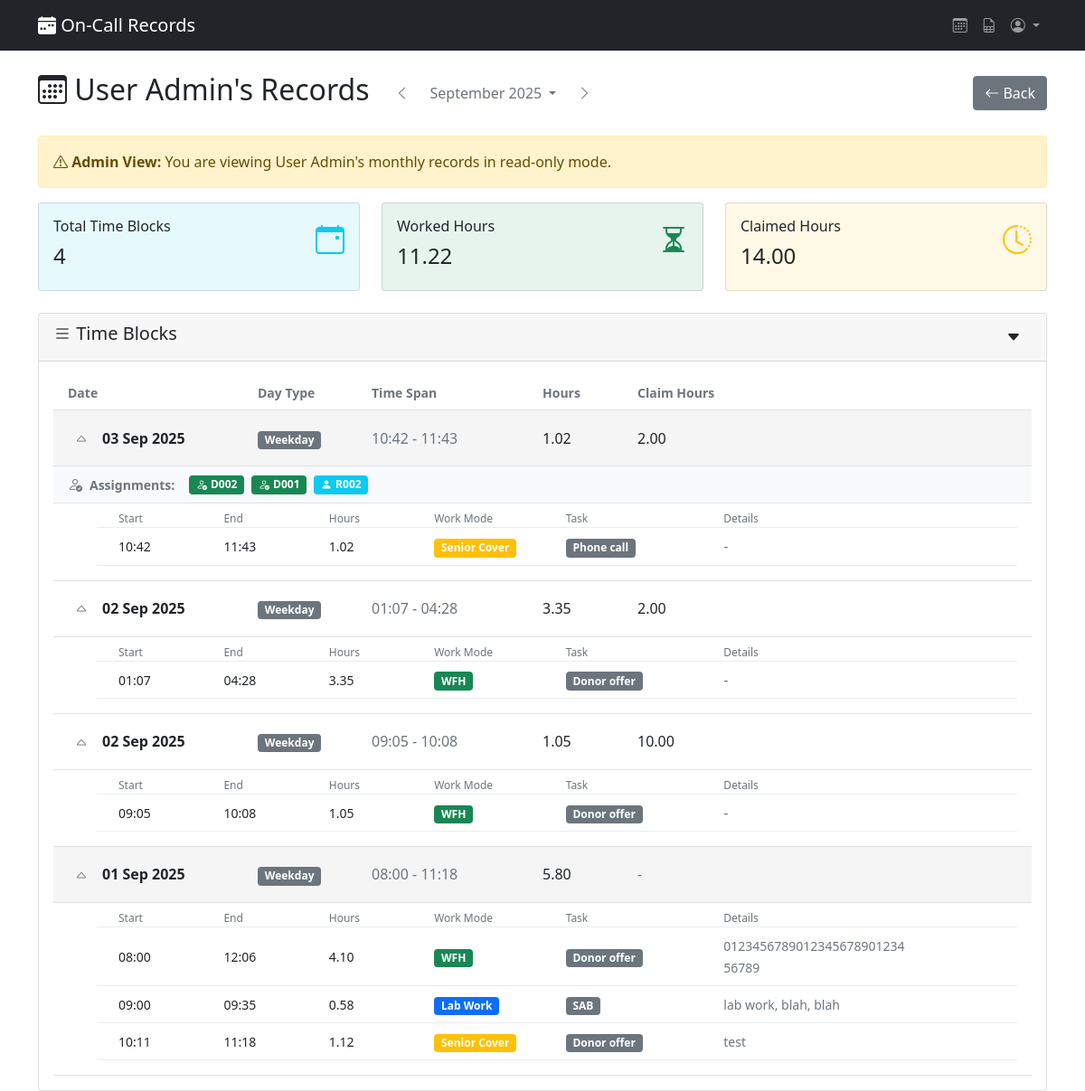
Page /staff/user/1/ (signed in) on the committed database.
### records/models.py (models this page shows, shortened)
class OnCallStaff(models.Model):
    assignment_id = models.CharField(max_length=50, unique=True)
    user = models.OneToOneField(User, on_delete=models.CASCADE)

class TimeBlock(models.Model):
    staff = models.ForeignKey(OnCallStaff, on_delete=models.CASCADE)
    date = models.DateField()
    day_type = models.ForeignKey(DayType, on_delete=models.CASCADE, null=True, blank=True)
    claim = models.DecimalField(max_digits=5, decimal_places=2, null=True, blank=True, help_text="Total claim hours for this block")
    created = models.DateTimeField(default=timezone.now)
    last_modified = models.DateTimeField(auto_now=True)
    class Meta:
        pass

class DayType(models.Model):
    BOOTSTRAP_COLORS = [
        ('primary', 'Primary (Blue)'),
        ('secondary', 'Secondary (Gray)'),
        ('success', 'Success (Green)'),
        ('danger', 'Danger (Red)'),
        ('warning', 'Warning (Yellow)'),
        ('info', 'Info (Cyan)'),
        ('light', 'Light'),
        ('dark', 'Dark'),
    ]
    name = models.CharField(max_length=50, unique=True)
    color = models.CharField(max_length=20, choices=BOOTSTRAP_COLORS, default='info')

class TimeEntry(models.Model):
    block = models.ForeignKey(TimeBlock, on_delete=models.CASCADE, related_name='time_entries')
    time_started = models.TimeField()
    time_ended = models.TimeField()
    task = models.ForeignKey(Task, on_delete=models.CASCADE)
    detail = models.ForeignKey(Detail, on_delete=models.SET_NULL, null=True, blank=True)
    work_mode = models.ForeignKey(WorkMode, on_delete=models.CASCADE)
    created = models.DateTimeField(default=timezone.now)
    last_modified = models.DateTimeField(auto_now=True)
    @property
    def hours(self):
        start = datetime.combine(self.block.date, self.time_started)
        end = datetime.combine(self.block.date, self.time_ended)
        if self.time_ended <= self.time_started:
            end += timedelta(days=1)
        duration = end - start
        return round(duration.total_seconds() / 3600, 2)

class Assignment(models.Model):
    ENTITY_TYPES = [
        ('donor', 'Donor'),
        ('recipient', 'Recipient'),
        ('lab_task', 'Lab Task'),
    ]
    block = models.ForeignKey(TimeBlock, on_delete=models.CASCADE, related_name='assignments')
    entity_type = models.CharField(max_length=20, choices=ENTITY_TYPES)
    entity_id = models.CharField(max_length=50, help_text="ID of the assigned entity")
    notes = models.TextField(blank=True, help_text="Notes about this assignment during this block")
    color = models.CharField(max_length=20, default='primary', help_text="Bootstrap color for the assignment badge")
    icon = models.CharField(max_length=50, default='bi-person-fill', help_text='Bootstrap icon class')
    created = models.DateTimeField(default=timezone.now)
    class Meta:
        unique_together = ['block', 'entity_type', 'entity_id']
        verbose_name = "Assignment"
        verbose_name_plural = "Assignments"
    def get_assignment_type_config(self):
        return ASSIGNMENT_TYPE_CONFIG.get(self.entity_type, {})
    @property
    def display_color(self):
        config = self.get_assignment_type_config()
        return config.get('color', self.color)
    @property
    def display_icon(self):
        config = self.get_assignment_type_config()
        return config.get('icon', self.icon)

class WorkMode(models.Model):
    BOOTSTRAP_COLORS = [
        ('primary', 'Primary (Blue)'),
        ('secondary', 'Secondary (Gray)'),
        ('success', 'Success (Green)'),
        ('danger', 'Danger (Red)'),
        ('warning', 'Warning (Yellow)'),
        ('info', 'Info (Cyan)'),
        ('light', 'Light'),
        ('dark', 'Dark'),
    ]
    name = models.CharField(max_length=50, unique=True)
    color = models.CharField(max_length=20, choices=BOOTSTRAP_COLORS, default='primary')

class Task(models.Model):
    BOOTSTRAP_COLORS = [
        ('primary', 'Primary (Blue)'),
        ('secondary', 'Secondary (Gray)'),
        ('success', 'Success (Green)'),
        ('danger', 'Danger (Red)'),
        ('warning', 'Warning (Yellow)'),
        ('info', 'Info (Cyan)'),
        ('light', 'Light'),
        ('dark', 'Dark'),
    ]
    name = models.CharField(max_length=100, unique=True)
    color = models.CharField(max_length=20, choices=BOOTSTRAP_COLORS, default='secondary')

class Detail(models.Model):
    text = models.TextField()

### records/views.py (the view)
# urls.py: path('staff/user/<int:user_id>/', views.admin_user_dashboard, name='admin_user_dashboard'),
@require_staff_permission
def admin_user_dashboard(request, user_id):
    staff = get_object_or_404(OnCallStaff, user_id=user_id)
    month, year = get_safe_month_year_from_request(request)
    current_month_start, next_month_start = get_month_date_range(year, month)
    blocks = TimeBlock.objects.filter(
        staff=staff,
        date__gte=current_month_start,
        date__lt=next_month_start
    ).prefetch_related('time_entries__task', 'time_entries__work_mode').order_by('-date')
    for block in blocks:
        block.calculated_hours = sum(entry.hours for entry in block.time_entries.all())
    total_hours = sum(
        sum(entry.hours for entry in block.time_entries.all())
        for block in blocks
    )
    total_claims = sum(
        block.claim for block in blocks if block.claim
    )
    month_context = build_month_context(month, year)
    context = {
        'staff': staff,
        'blocks': blocks,
        'total_hours': total_hours,
        'total_claims': total_claims,
        'is_admin_view': True,
        **month_context,  # Merge month navigation context
    }
    return render(request, 'records/admin_user_dashboard.html', context)

### records/templates/records/admin_user_dashboard.html (shortened to what this page needs)
{% extends 'records/base.html' %}
{% block content %}
<div class="row">
    <div class="col-lg-12">
        <div class="d-flex justify-content-between align-items-center mb-4">
            <div class="d-flex align-items-center">
                <h2><i class="bi-calendar3"></i> {{ staff.user.get_full_name|default:staff.user.username }}'s Records</h2>
                <div class="ms-3">
                    {% include 'records/partials/month_selector.html' %}
                </div>
            </div>
            <a href="javascript:history.back()" class="btn btn-secondary">
                <i class="bi bi-arrow-left"></i> Back
            </a>
        </div>
    </div>
</div>
<div class="alert alert-warning" role="alert">
    <i class="bi bi-exclamation-triangle"></i> <strong>Admin View:</strong> You are viewing {{ staff.user.get_full_name|default:staff.user.username }}'s monthly records in read-only mode.
</div>
{% include 'records/partials/stats_cards.html' %}
{% with is_admin_view=True %}
    {% include 'records/partials/blocks_table.html' %}
{% endwith %}
{% endblock content %}

### records/templates/records/partials/blocks_table.html (shortened to what this page needs)
<div class="card">
    <div class="card-header d-flex justify-content-between align-items-center">
        <h5>
            <i class="bi bi-list"></i> Time Blocks
        </h5>
        <div class="d-flex align-items-center">
            {% if blocks %}
                <button id="toggleAllBlocks"
                        class="btn btn-outline-dark border-0 {% if not is_admin_view and is_current_month %}ms-2{% endif %}"
                        data-bs-toggle="tooltip"
                        title="Expand all blocks">
                    <i class="bi bi-caret-down-fill"></i>
                </button>
            {% endif %}
        </div>
    </div>
    <div class="card-body">
        {% if blocks %}
            <div class="blocks-header d-none d-md-flex align-items-center py-2 px-3 border-bottom text-muted small fw-bold">
                <div style="width: 20%;">Date</div>
                <div style="width: 12%;">Day Type</div>
                <div style="width: 18%;">Time Span</div>
                <div style="width: 10%;">Hours</div>
                <div style="width: 12%;">Claim Hours</div>
            </div>
            <div class="blocks-container">
                {% regroup blocks by date as date_groups %}
                {% for date_group in date_groups %}
                    {% for block in date_group.list %}
                        <div class="block-item border-bottom">
                            <div class="block-header d-flex align-items-center py-3 px-3 border-bottom"
                                 style="background-color: {% if forloop.parentloop.counter0|divisibleby:2 %}#f5f5f5{% else %}transparent{% endif %}">
                                <div style="width: 20%;" class="d-flex align-items-center">
                                    <button class="btn btn-sm btn-outline-secondary border-0 me-2"
                                            type="button"
                                            data-bs-toggle="collapse"
                                            data-bs-target="#block-{{ block.id }}"
                                            aria-expanded="true">
                                        <i class="bi bi-caret-up"></i>
                                    </button>
                                    <span class="fw-bold">{{ block.date|date:"d M Y" }}</span>
                                </div>
                                <div style="width: 12%;">
                                    <span class="badge bg-{{ block.day_type.color }}">{{ block.day_type.name }}</span>
                                </div>
                                <div style="width: 18%;">
                                    {% if block.time_entries.all %}
                                        {% with first_entry=block.time_entries.first last_entry=block.time_entries.last %}
                                            <span class="text-muted">{{ first_entry.time_started|time:"H:i" }} - {{ last_entry.time_ended|time:"H:i" }}</span>
                                        {% endwith %}
                                    {% else %}
                                        <span class="text-muted">-</span>
                                    {% endif %}
                                </div>
                                <div style="width: 10%;">
                                    <span class="fw-medium">{{ block.calculated_hours|floatformat:2 }}</span>
                                </div>
                                <div style="width: 12%;">
                                    {% if block.claim %}
                                        <span class="fw-medium">{{ block.claim|floatformat:2 }}</span>
                                    {% else %}
                                        <span class="text-muted">-</span>
                                    {% endif %}
                                </div>
                            </div>
                            {% if block.assignments.all %}
                                <div class="assignments-section border-bottom"
                                     style="background-color: {% if forloop.parentloop.counter0|divisibleby:2 %}#f8f9fa{% else %}#ffffff{% endif %};">
                                    <div class="assignments-container d-flex align-items-center py-2 px-3">
                                        <div class="d-flex align-items-center">
                                            <i class="bi bi-person-check text-muted me-2"></i>
                                            <strong class="small text-muted me-3">Assignments:</strong>
                                            {% for assignment in block.assignments.all %}
                                                <span class="badge bg-{{ assignment.display_color }} me-2 d-flex align-items-center">
                                                    <i class="{{ assignment.display_icon }} me-1"></i>
                                                    {{ assignment.entity_id }}
                                                </span>
                                            {% endfor %}
                                        </div>
                                    </div>
                                </div>
                            {% endif %}
                            <div class="collapse show" id="block-{{ block.id }}">
                                {% if block.time_entries.all %}
                                    <div class="time-entries-container px-3 pb-3">
                                        <div class="time-entries-header d-none d-md-flex align-items-center pt-2 px-4 text-muted small"
                                             style="font-size: 0.75rem;
                                                    border-bottom: 1px solid #e9ecef;
                                                    margin-left: 2rem">
                                            <div style="width: 12%;">Start</div>
                                            <div style="width: 12%;">End</div>
                                            <div style="width: 12%;">Hours</div>
                                            <div style="width: 15%;">Work Mode</div>
                                            <div style="width: 18%;">Task</div>
                                            <div style="width: 21%;">Details</div>
                                        </div>
                                        {% for entry in block.time_entries.all %}
                                            <div class="time-entry d-flex align-items-center py-2 px-4 border-bottom"
                                                 style="margin-left: 2rem;
                                                        border-bottom: 1px solid #e9ecef !important">
                                                <div style="width: 12%;">
                                                    <span class="small">{{ entry.time_started|time:"H:i" }}</span>
                                                </div>
                                                <div style="width: 12%;">
                                                    <span class="small">{{ entry.time_ended|time:"H:i" }}</span>
                                                </div>
                                                <div style="width: 12%;">
                                                        <span class="small">{{ entry.hours|floatformat:2 }}</span>
                                                </div>
                                                <div style="width: 15%;">
                                                    <span class="badge bg-{{ entry.work_mode.color }}">{{ entry.work_mode.name }}</span>
                                                </div>
                                                <div style="width: 18%;">
                                                    <span class="badge bg-{{ entry.task.color }} small">{{ entry.task.name }}</span>
                                                </div>
                                                <div style="width: 21%;">
                                                    {% if entry.detail %}
                                                        <span class="small text-muted" title="{{ entry.detail.text }}" data-bs-toggle="tooltip">
                                                            {{ entry.detail.text|truncatechars:30 }}
                                                        </span>
                                                    {% else %}
                                                        <span class="text-muted">-</span>
                                                    {% endif %}
                                                </div>
                                            </div>
                                        {% endfor %}
                                    </div>
                                {% endif %}
                            </div>
                        </div>
                    {% endfor %}
                {% endfor %}
            </div>
        {% endif %}
    </div>
</div>

### rows in the picture
OnCallStaff: user.get_full_name "User Admin"
TimeBlock: date "03 Sep 2025", day_type.name "Weekday", time_entries.first.time_started "10:42", time_entries.last.time_ended "11:43", calculated_hours "1.02", claim "2.00"
Assignment: entity_id "D002"
Assignment: entity_id "D001"
Assignment: entity_id "R002"
TimeEntry: time_started "10:42", time_ended "11:43", hours "1.02", work_mode.name "Senior Cover", task.name "Phone call"
TimeBlock: date "02 Sep 2025", day_type.name "Weekday", time_entries.first.time_started "01:07", time_entries.last.time_ended "04:28", calculated_hours "3.35", claim "2.00"
TimeEntry: time_started "01:07", time_ended "04:28", hours "3.35", work_mode.name "WFH", task.name "Donor offer"
TimeBlock: date "02 Sep 2025", day_type.name "Weekday", time_entries.first.time_started "09:05", time_entries.last.time_ended "10:08", calculated_hours "1.05", claim "10.00"
TimeEntry: time_started "09:05", time_ended "10:08", hours "1.05", work_mode.name "WFH", task.name "Donor offer"
TimeBlock: date "01 Sep 2025", day_type.name "Weekday", time_entries.first.time_started "08:00", time_entries.last.time_ended "11:18", calculated_hours "5.80"
TimeEntry: time_started "08:00", time_ended "12:06", hours "4.10", work_mode.name "WFH", task.name "Donor offer", detail.text "012345678901234567890123456789"
TimeEntry: time_started "09:00", time_ended "09:35", hours "0.58", work_mode.name "Lab Work", task.name "SAB", detail.text "lab work, blah, blah"
TimeEntry: time_started "10:11", time_ended "11:18", hours "1.12", work_mode.name "Senior Cover", task.name "Donor offer", detail.text "test"

### other values in the picture
{{ current_month }} "September 2025"
{{ blocks.count }} "4"
{{ total_hours|floatformat:2 }} "11.22"
{{ total_claims|floatformat:2 }} "14.00"
